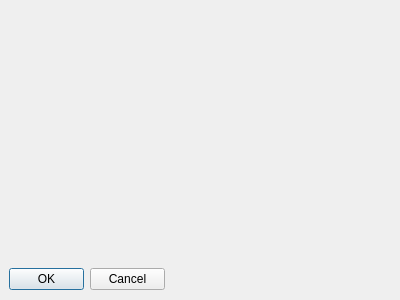
<?xml version="1.0" encoding="UTF-8"?>
<ui version="4.0">
 <class>DlgAbout</class>
 <widget class="QDialog" name="DlgAbout">
  <property name="geometry">
   <rect>
    <x>0</x>
    <y>0</y>
    <width>400</width>
    <height>300</height>
   </rect>
  </property>
  <property name="windowTitle">
   <string>Dialog</string>
  </property>
  <widget class="QDialogButtonBox" name="buttonBox">
   <property name="geometry">
    <rect>
     <x>9</x>
     <y>268</y>
     <width>156</width>
     <height>23</height>
    </rect>
   </property>
   <property name="orientation">
    <enum>Qt::Horizontal</enum>
   </property>
   <property name="standardButtons">
    <set>QDialogButtonBox::Cancel|QDialogButtonBox::Ok</set>
   </property>
  </widget>
  <widget class="QLabel" name="lbl_about">
   <property name="geometry">
    <rect>
     <x>200</x>
     <y>9</y>
     <width>191</width>
     <height>231</height>
    </rect>
   </property>
   <property name="text">
    <string/>
   </property>
  </widget>
 </widget>
 <resources/>
 <connections>
  <connection>
   <sender>buttonBox</sender>
   <signal>accepted()</signal>
   <receiver>DlgAbout</receiver>
   <slot>accept()</slot>
   <hints>
    <hint type="sourcelabel">
     <x>248</x>
     <y>254</y>
    </hint>
    <hint type="destinationlabel">
     <x>157</x>
     <y>274</y>
    </hint>
   </hints>
  </connection>
  <connection>
   <sender>buttonBox</sender>
   <signal>rejected()</signal>
   <receiver>DlgAbout</receiver>
   <slot>reject()</slot>
   <hints>
    <hint type="sourcelabel">
     <x>316</x>
     <y>260</y>
    </hint>
    <hint type="destinationlabel">
     <x>286</x>
     <y>274</y>
    </hint>
   </hints>
  </connection>
 </connections>
</ui>
